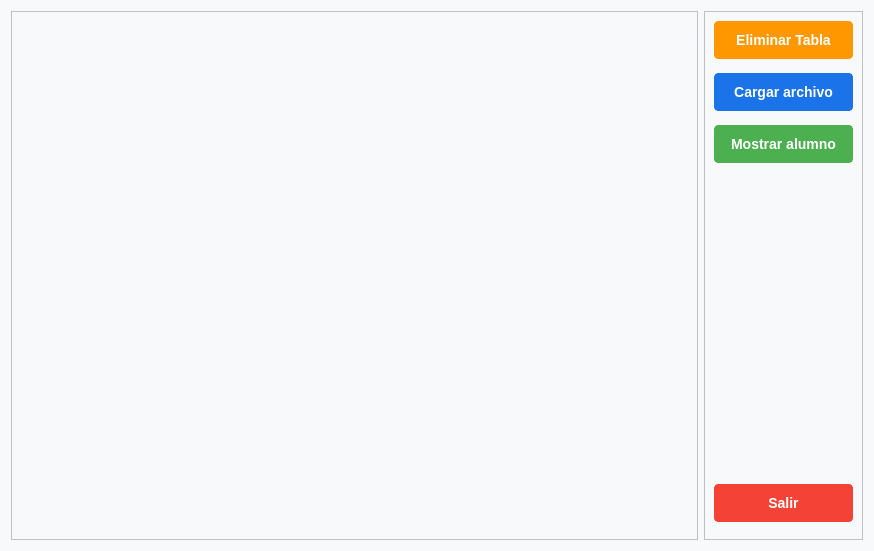
<?xml version="1.0" encoding="UTF-8"?>
<ui version="4.0">
 <class>ui_main</class>
 <widget class="QWidget" name="ui_main">
  <property name="geometry">
   <rect>
    <x>0</x>
    <y>0</y>
    <width>874</width>
    <height>551</height>
   </rect>
  </property>
  <property name="windowTitle">
   <string>Datos</string>
  </property>
  <property name="styleSheet">
   <string notr="true">QWidget {
    background-color: #f8f9fa;
    font-family: &quot;Roboto&quot;, &quot;Segoe UI&quot;, &quot;Helvetica Neue&quot;, sans-serif;
    font-size: 14px;
    color: #202124;
}

QPushButton {
    background-color: #fff;
    color: #202124;
    border: 1px solid #dadce0;
    border-radius: 4px;
    padding: 10px 16px;
    font-size: 14px;
    font-weight: 500;
    margin-bottom: 8px;
}

QPushButton:hover {
    background-color: #e8f0fe;
    border-color: #e8f0fe;
}

QPushButton:pressed {
    background-color: #dbe9fd;
    border-color: #dbe9fd;
}

QPushButton:focus {
    outline: none;
    border-color: #1a73e8;
}
 
</string>
  </property>
  <layout class="QGridLayout" name="gridLayout_2">
   <item row="0" column="0">
    <widget class="QTableView" name="tabla_Alumno"/>
   </item>
   <item row="0" column="1">
    <widget class="QFrame" name="frame">
     <property name="frameShape">
      <enum>QFrame::Shape::StyledPanel</enum>
     </property>
     <property name="frameShadow">
      <enum>QFrame::Shadow::Raised</enum>
     </property>
     <layout class="QGridLayout" name="gridLayout">
      <item row="0" column="0">
       <widget class="QPushButton" name="button_eliminar">
        <property name="styleSheet">
         <string notr="true">QPushButton {
    background-color: #ff9800; 
    color: #fff;
    border-color: #ff9800;
}

QPushButton:hover {
    background-color: #f57c00;
    border-color: #f57c00;
}

QPushButton:pressed {
    background-color: #e65100;
    border-color: #e65100;
}

QPushButton:focus {
    outline: none;
    border-color: #ff9800;
}</string>
        </property>
        <property name="text">
         <string>Eliminar Tabla</string>
        </property>
       </widget>
      </item>
      <item row="1" column="0">
       <widget class="QPushButton" name="button_cargar">
        <property name="styleSheet">
         <string notr="true">QPushButton{
    background-color: #1a73e8; 
    color: #fff;
    border-color: #1a73e8;
}

QPushButton:hover {
    background-color: #3c83f1;
    border-color: #3c83f1;
}

QPushButton:pressed {
    background-color: #185abc;
    border-color: #185abc;
}

QPushButton:focus {
    outline: none;
    border-color: #1a73e8;
}



</string>
        </property>
        <property name="text">
         <string>Cargar archivo</string>
        </property>
       </widget>
      </item>
      <item row="2" column="0">
       <widget class="QPushButton" name="butto_mostrar">
        <property name="styleSheet">
         <string notr="true">QPushButton{
    background-color: #4caf50; 
    color: #fff;
    border-color: #4caf50;
}

QPushButton:hover {
    background-color: #43a047;
    border-color: #43a047;
}

QPushButton:pressed {
    background-color: #388e3c;
    border-color: #388e3c;
}

QPushButton:focus {
    outline: none;
    border-color: #4caf50;
}</string>
        </property>
        <property name="text">
         <string>Mostrar alumno</string>
        </property>
       </widget>
      </item>
      <item row="3" column="0">
       <spacer name="verticalSpacer">
        <property name="orientation">
         <enum>Qt::Orientation::Vertical</enum>
        </property>
        <property name="sizeHint" stdset="0">
         <size>
          <width>20</width>
          <height>286</height>
         </size>
        </property>
       </spacer>
      </item>
      <item row="4" column="0">
       <widget class="QPushButton" name="button_salir">
        <property name="styleSheet">
         <string notr="true">
QPushButton{
    background-color: #f44336; 
    color: #fff;
    border-color: #f44336;
}

QPushButton:hover {
    background-color: #e53935;
    border-color: #e53935;
}

QPushButton:pressed {
    background-color: #d32f2f;
    border-color: #d32f2f;
}

QPushButton:focus {
    outline: none;
    border-color: #f44336;
}</string>
        </property>
        <property name="text">
         <string>Salir</string>
        </property>
       </widget>
      </item>
     </layout>
    </widget>
   </item>
  </layout>
 </widget>
 <resources/>
 <connections/>
</ui>
